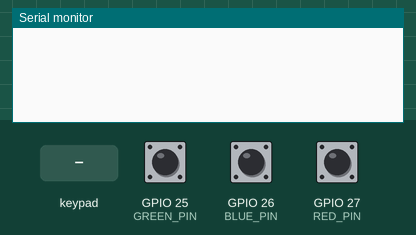
Simulated run of this sketch. Board: ESP32. On the bench: the last lines printed to the serial monitor. The test bench sets the inputs (shaded band); at power-on: GPIO 25 (GREEN_PIN) HIGH, GPIO 26 (BLUE_PIN) HIGH, GPIO 27 (RED_PIN) HIGH.

Above: at 1.2 s.
1.3 s: GPIO 25 (GREEN_PIN) pulled LOW for 0.15 s
At 1.7 s:
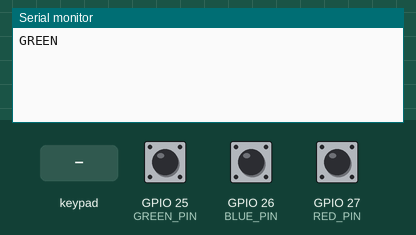
2.9 s: GPIO 26 (BLUE_PIN) pulled LOW for 0.15 s
At 4.1 s:
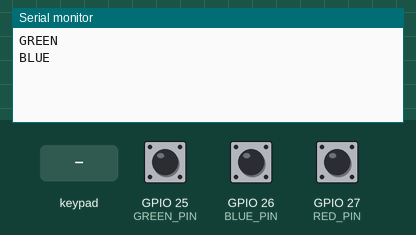
4.5 s: GPIO 27 (RED_PIN) pulled LOW for 0.15 s
At 5.3 s:
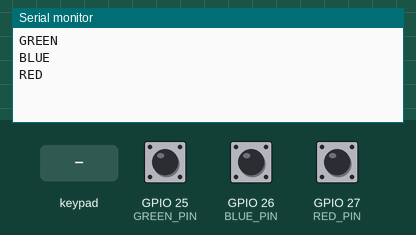
6.1 s: key '1' pressed
At 6.7 s:
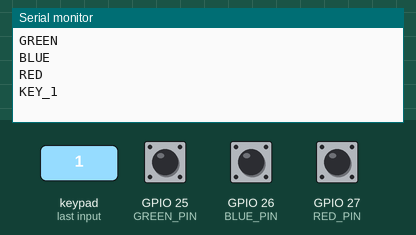
7.6 s: keypad keys 1 4 1 2 1 3 1 5 # pressed 0.4 s apart
At 11.4 s:
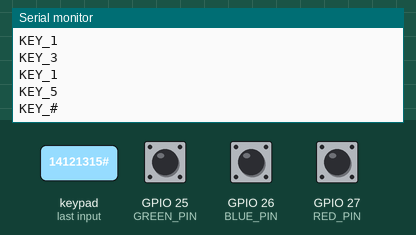
12.7 s: key 'A' pressed
At 14.2 s:
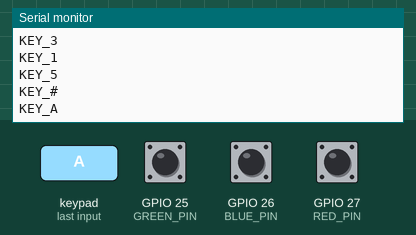
Timing chart, 0 to 15.2 s (numbered marks = the images above; inputs shaded):
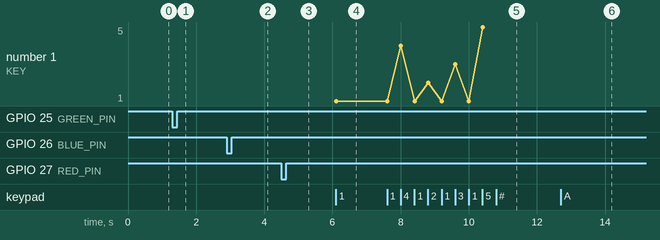

Measured:
- after the input at 1.3 s, the serial monitor: prints a new line at once (image 1)
- after the input at 2.9 s, the serial monitor: prints a new line at once (image 2)
- after the input at 4.5 s, the serial monitor: prints a new line at once (image 3)
- after the input at 6.1 s, the serial monitor: prints a new line at once (image 4)
- after the input at 7.6 s, the serial monitor: prints a new line after 0.41 s (image 5)
- after the input at 12.7 s, the serial monitor: prints a new line at once (image 6)
- plotted number 1: 1 → 5 after the input at 7.6 s

The sketch:

controller.ino
```cpp
#include <Keypad.h>

// =====================================================
// 4x4 KEYPAD SETUP
// =====================================================

const byte ROWS = 4;
const byte COLS = 4;

char keys[ROWS][COLS] = {
  {'1', '2', '3', 'A'},
  {'4', '5', '6', 'B'},
  {'7', '8', '9', 'C'},
  {'*', '0', '#', 'D'}
};

// Keypad rows
byte rowPins[ROWS] = {
  14,
  12,
  13,
  15
};

// Keypad columns
byte colPins[COLS] = {
  2,
  4,
  18,
  5
};

Keypad keypad = Keypad(
  makeKeymap(keys),
  rowPins,
  colPins,
  ROWS,
  COLS
);


// =====================================================
// COLOUR BUTTONS
// =====================================================

const int RED_PIN = 27;
const int BLUE_PIN = 26;
const int GREEN_PIN = 25;


// =====================================================
// SETUP
// =====================================================

void setup() {

  // Start Serial communication
  Serial.begin(115200);

  // Colour buttons use internal pull-up resistors
  pinMode(RED_PIN, INPUT_PULLUP);
  pinMode(BLUE_PIN, INPUT_PULLUP);
  pinMode(GREEN_PIN, INPUT_PULLUP);

}


// =====================================================
// MAIN LOOP
// =====================================================

void loop() {

  // ---------------------------------------------------
  // CHECK KEYPAD
  // ---------------------------------------------------

  char key = keypad.getKey();

  if (key) {

    Serial.print("KEY_");
    Serial.println(key);

  }


  // ---------------------------------------------------
  // CHECK RED BUTTON
  // ---------------------------------------------------

  if (digitalRead(RED_PIN) == LOW) {

    Serial.println("RED");

    delay(180);

  }


  // ---------------------------------------------------
  // CHECK BLUE BUTTON
  // ---------------------------------------------------

  if (digitalRead(BLUE_PIN) == LOW) {

    Serial.println("BLUE");

    delay(180);

  }


  // ---------------------------------------------------
  // CHECK GREEN BUTTON
  // ---------------------------------------------------

  if (digitalRead(GREEN_PIN) == LOW) {

    Serial.println("GREEN");

    delay(180);

  }

}
```
